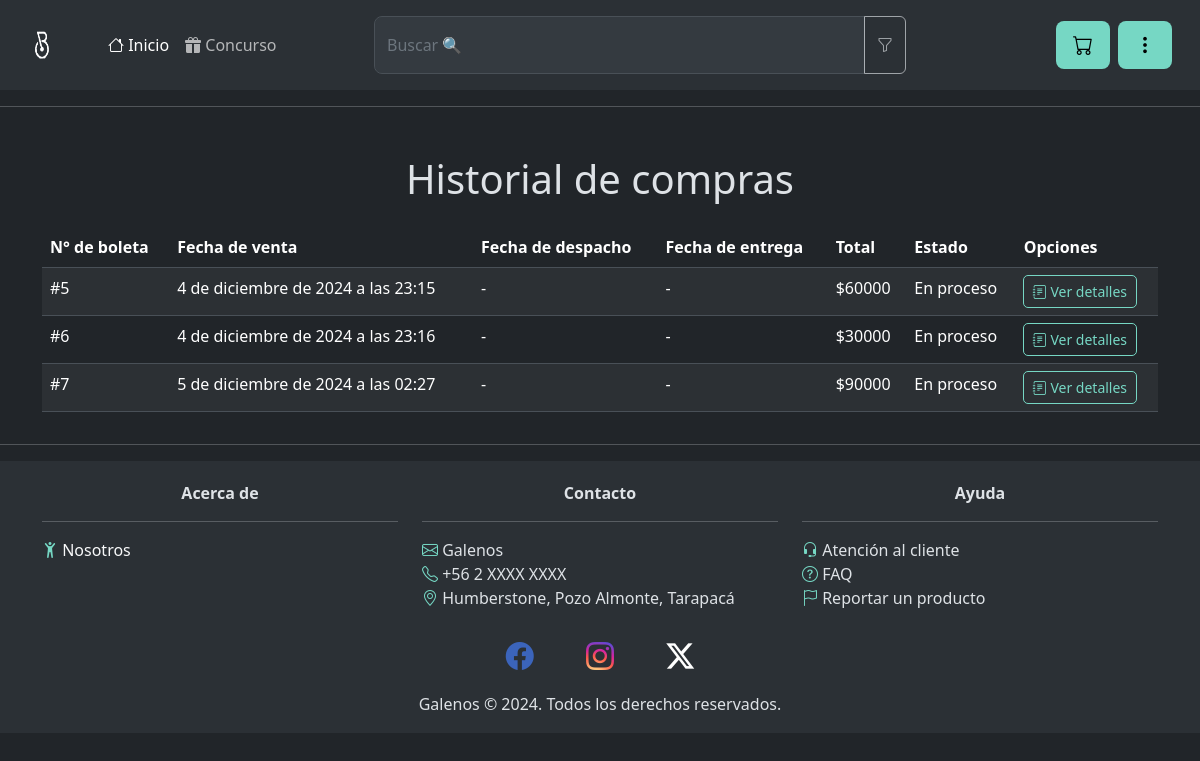
The page /historial_compras/ (signed in) on the database its author committed.
### core/models.py (models this page shows, shortened)
class Boleta(models.Model):
	ESTADO_PEDIDOS = [
		("Anulado", "Anulado"),
		("En proceso", "En proceso"),
		("Despachado", "Despachado"),
		("Entregado", "Entregado"),
		("Vendido", "Vendido")
	]
	id = models.AutoField(primary_key=True)
	rut = models.CharField(max_length=12, blank=True, null=True)
	productos = models.ManyToManyField(Producto, through="ProductoEnBoleta")
	fecha = models.DateTimeField(default=timezone.now)
	total = models.DecimalField(max_digits=12, decimal_places=0)
	estado_pedido = models.CharField(max_length=20, choices=ESTADO_PEDIDOS, default="En proceso")

### core/views.py (the view)
# urls.py: path("historial_compras/", historial_compras, name="historial_compras"),
def historial_compras(request):
	boletas = Boleta.objects.filter(rut=request.session.get("cuenta_rut"))
	return render(request, "core/historial_compras.html", {"boletas": boletas})

### core/templates/core/historial_compras.html (shortened to what this page needs)
{% load static %}
<!DOCTYPE html>
<html lang="es" data-bs-theme="dark">
<head>
	<link rel="stylesheet" href="{% static "core/css/style.css" %}">
	<link href="https://cdn.jsdelivr.net/npm/bootstrap@5.3.3/dist/css/bootstrap.min.css" rel="stylesheet">
</head>
<body>
	{% include "./navegacion.html" %}
	<hr>
	<div class="container">
		<h1 class="mt-5 text-center">Historial de compras</h1>
		<div class="table-responsive">
			<table class="table table-striped mt-3">
				<thead class="bg-dark text-white">
					<tr>
						<th>N° de boleta</th>
						<th>Fecha de venta</th>
						<th>Fecha de despacho</th>
						<th>Fecha de entrega</th>
						<th>Total</th>
						<th>Estado</th>
						<th>Opciones</th>
					</tr>
				</thead>
				<tbody>
					{% for boleta in boletas %}
						<tr>
							<td>#{{boleta.id}}</td>
							<td>{{boleta.fecha}}</td>
							<td>-</td>
							<td>-</td>
							<td>${{boleta.total}}</td>
							<td>{{boleta.estado_pedido}}</td>
							<td>
								<button type="button" class="btn btn-custom-outline btn-sm btnDetalles" id="detalles{{boleta.id}}"><i class="bi bi-journal-text"></i> Ver detalles</button>
							</td>
						</tr>
					{% endfor %}
				</tbody>
			</table>
		</div>
	</div>
	<hr>
	{% include "./footer.html" %}
</body>
</html>

### core/static/core/css/style.css (style rules this page uses)
body { background-image: linear-gradient(to left right, rgb(62, 62, 62), rgb(0, 0, 0), rgb(62, 62, 62)); }

### core/templates/core/navegacion.html (style rules this page uses)
.btn-custom-outline { color: #76D7C4; outline-color: #76D7C4; outline-style: solid; outline-width: 1px; }

### rows shown on the page
Boleta: id "5", fecha "4 de diciembre de 2024 a las 23:15", total "60000", estado_pedido "En proceso"
Boleta: id "6", fecha "4 de diciembre de 2024 a las 23:16", total "30000", estado_pedido "En proceso"
Boleta: id "7", fecha "5 de diciembre de 2024 a las 02:27", total "90000", estado_pedido "En proceso"
